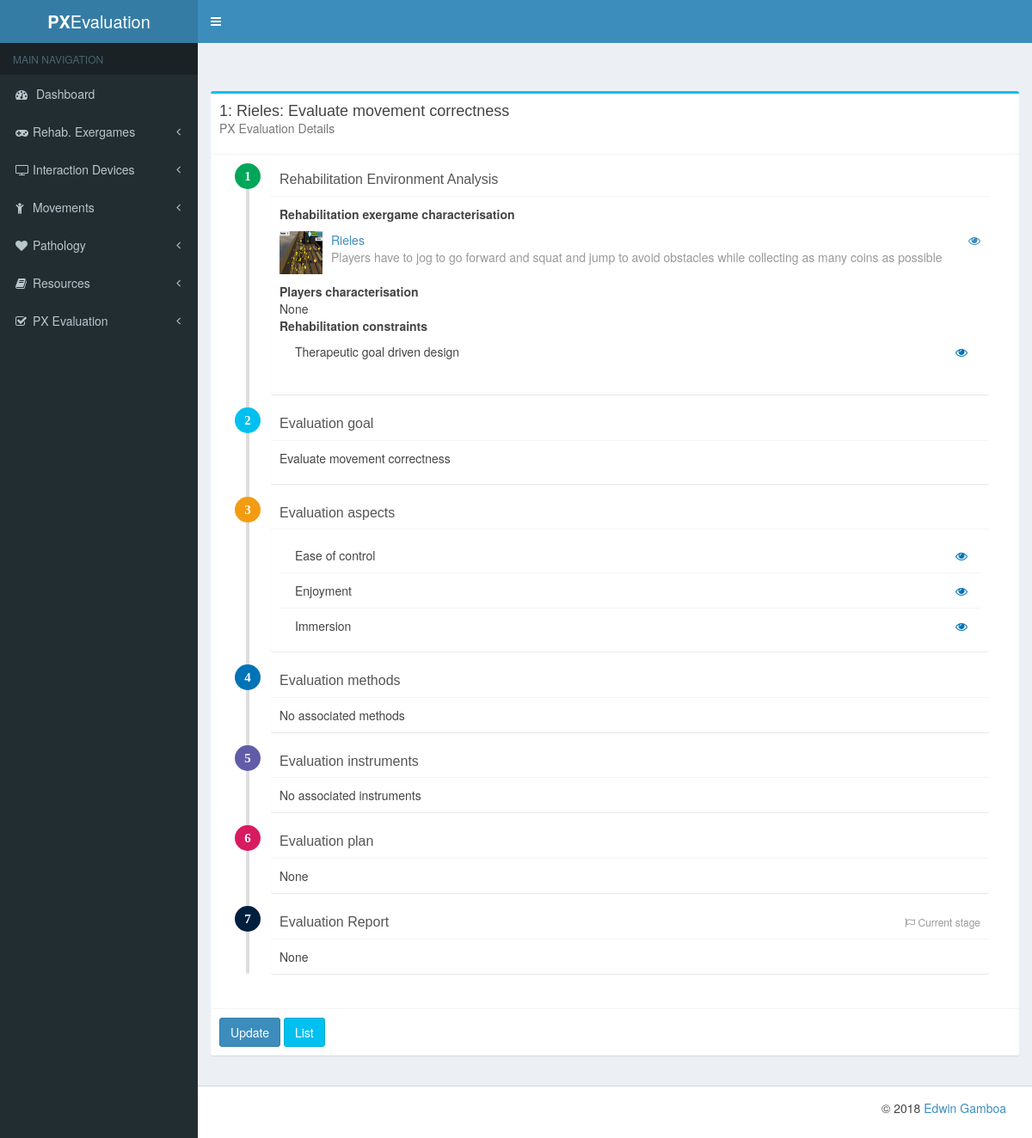
Before: /px_evaluation/px_evaluations/1 with the older database file.
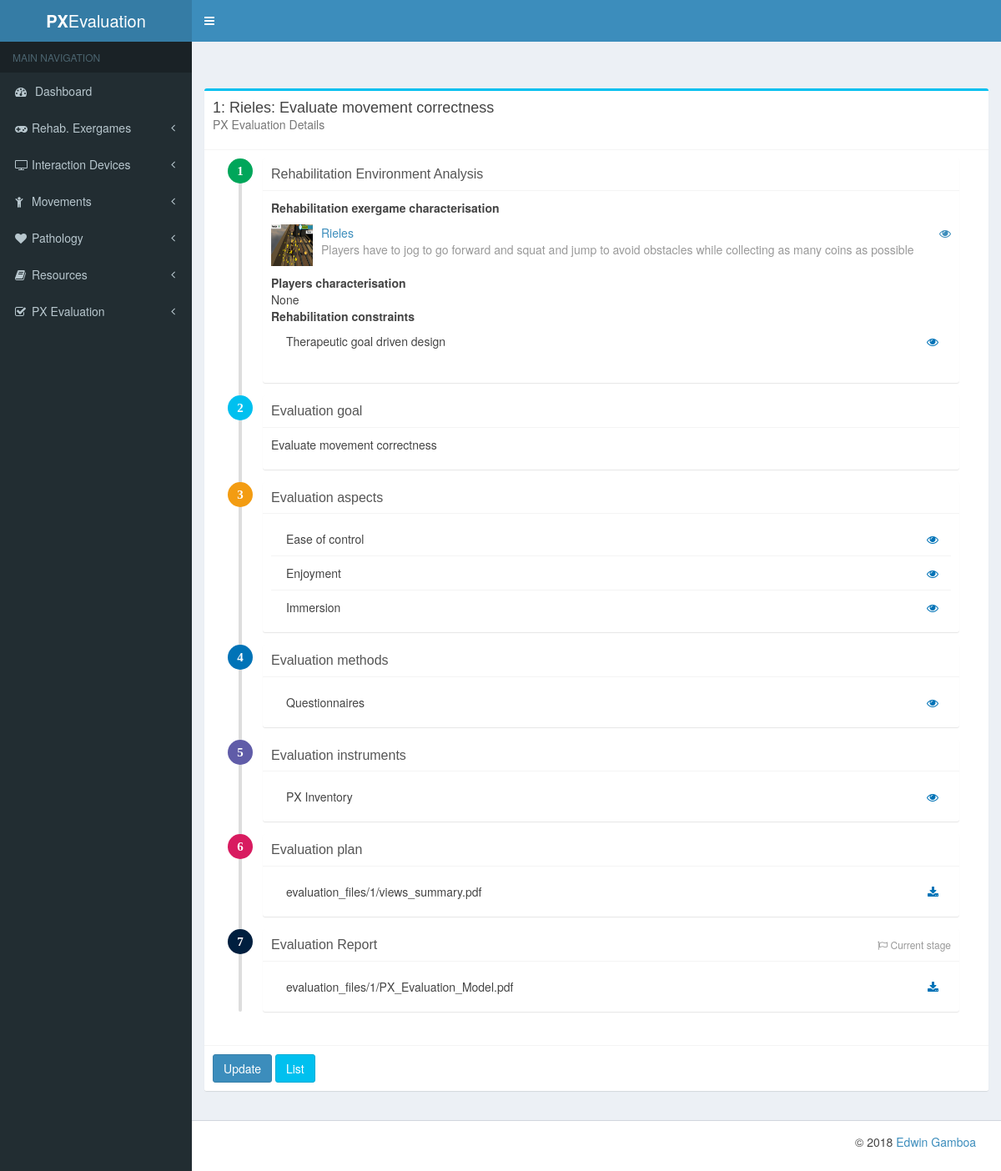
After: the same page with the newer database file.
### rehab_exergames/models.py (models this page shows, shortened)
class Constraint (models.Model):
    name = models.CharField(max_length=140)
    description = models.TextField()
    categories = models.ManyToManyField(ConstraintCategory)
    def __str__(self):
        return self.name

class Game(models.Model):
    name = models.CharField(max_length=140)
    description = models.TextField()
    image = models.ImageField(upload_to=get_image_path, blank=True, null=True)
    status = models.PositiveIntegerField(
        default=Constants.ACTIVE,
        choices=Constants.GAME_STATUS
    )
    input_interaction_devices = models.ManyToManyField(InteractionDevice, related_name="input_devices")
    output_interaction_devices = models.ManyToManyField(InteractionDevice, related_name="output_devices")
    @property
    def image_url(self):
        if self.image:
            return self.image.url
        else:
            return ""
    def __str__(self):
        return self.name

### px_evaluation/models.py (models this page shows)
class Aspect(models.Model):
    name = models.CharField(max_length=140)
    description = models.TextField(blank=True)
    resources = models.ManyToManyField(Resource, blank=True)
    def __str__(self):
        return self.name

class PXEvaluation(models.Model):
    date = models.DateTimeField(auto_now_add=True)
    rehab_exergame_characterisation = models.ForeignKey(RehabilitationExergame, blank=True)
    players_characterisation = models.FileField(blank=True, upload_to=get_evaluation_file_path)
    rehabilitation_constraints = models.ManyToManyField(Constraint, blank=True)
    evaluation_goal = models.TextField()
    evaluation_aspects = models.ManyToManyField(Aspect, blank=True)
    evaluation_methods = models.ManyToManyField(Method, blank=True)
    evaluation_instruments = models.ManyToManyField(Instrument, blank=True)
    evaluation_plan = models.FileField(blank=True, upload_to=get_evaluation_file_path)
    evaluation_report = models.FileField(blank=True, upload_to=get_evaluation_file_path)
    current_stage = models.CharField(
        max_length=20,
        default=Constants.ENV_ANALYSIS,
        choices=Constants.EVALUATION_STAGE,
    )
    def __str__(self):
        return str(self.rehab_exergame_characterisation) + ':\n' + self.evaluation_goal

class Method(models.Model):
    name = models.CharField(max_length=140)
    description = models.TextField(blank=True)
    type = models.ForeignKey(MethodType)
    resources = models.ManyToManyField(Resource, blank=True)
    def __str__(self):
        return self.name

class Instrument(models.Model):
    name = models.CharField(max_length=140)
    description = models.TextField(blank=True)
    aspects = models.ManyToManyField(Aspect, blank=True)
    methods = models.ManyToManyField(Method, blank=True)
    resources = models.ManyToManyField(Resource, blank=True)
    def __str__(self):
        return self.name

### px_evaluation/views.py (the view)
# urls.py: url(r'^px_evaluations/(?P<pk>\d+)$', PXEvaluationDetail.as_view(), name='detail'),
class PXEvaluationDetail(DetailView):
    model = PXEvaluation

### templates/px_evaluation/pxevaluation_detail.html (shortened to what the changed rows need)
{% extends "detail_base.html" %}
{% load staticfiles %}
{% block card_description %}PX Evaluation Details{% endblock %}
{% block card_content %}
<ul class="timeline">
    <li>
        <div class="timeline-item">
            <div class="timeline-body">
                <dl>
                    <dd>
                        <ul class="products-list product-list-in-box">
                            <li class="item">
                                <div class="product-img">
                                    <img src="{{ object.rehab_exergame_characterisation.image_url }}" alt="{{ object.rehab_exergame_characterisation }} rehabilitation exergame image">
                                </div>
                                <div class="product-info">
                                    <a href="{% url 'rehab_exergames:detail' object.rehab_exergame_characterisation.id %}">{{ object.rehab_exergame_characterisation }}
                                        <span class="pull-right"><i class="fa fa-eye"></i></span></a>
                                    <span class="product-description">
                                      {{ object.rehab_exergame_characterisation.description }}
                                    </span>
                                </div>
                            </li>
                        </ul>
                    <dd>
                        <ul class="nav nav-pills nav-stacked">
                            {% for constraint in object.rehabilitation_constraints.all %}
                            <li><a href="{% url 'rehab_exergames:detail_constraint' constraint.id %}">{{ constraint }}<span class="pull-right text-blue"><i class="fa fa-eye"></i></span></a></li>
                            {% empty %}
                            No associated aspects
                            {% endfor %}
                        </ul>
                    </dd>
                </dl>
            </div>
        </div>
    </li>
    <li>
        <div class="timeline-item">
            <div class="timeline-body">
                <p>
                    {% if object.evaluation_goal %}
                    {{ object.evaluation_goal }}
                    {% else %}
                    None
                    {% endif %}
                </p>
            </div>
        </div>
    </li>
    <li>
        <div class="timeline-item">
            <div class="timeline-body">
                <ul class="nav nav-pills nav-stacked">
                    {% for aspect in object.evaluation_aspects.all %}
                    <li><a href="{% url 'px_evaluation:detail_aspects' aspect.id %}">{{ aspect }}<span class="pull-right text-blue"><i class="fa fa-eye"></i></span></a></li>
                    {% empty %}
                    No associated aspects
                    {% endfor %}
                </ul>
            </div>
        </div>
    </li>
    <li>
        <div class="timeline-item">
            <div class="timeline-body">
                <ul class="nav nav-pills nav-stacked">
                    {% for method in object.evaluation_methods.all %}
                    <li><a href="{% url 'px_evaluation:detail_methods' method.id %}">{{ method }}<span class="pull-right text-blue"><i class="fa fa-eye"></i></span></a></li>
                    {% empty %}
                    No associated methods
                    {% endfor %}
                </ul>
            </div>
        </div>
    </li>
    <li>
        <div class="timeline-item">
            <div class="timeline-body">
                <ul class="nav nav-pills nav-stacked">
                    {% for instrument in object.evaluation_instruments.all %}
                    <li><a href="{% url 'px_evaluation:detail_instruments' instrument.id %}">{{ instrument }}<span class="pull-right text-blue"><i class="fa fa-eye"></i></span></a></li>
                    {% empty %}
                    No associated instruments
                    {% endfor %}
                </ul>
            </div>
        </div>
    </li>
    <li>
        <div class="timeline-item">
            <div class="timeline-body">
                <ul class="nav nav-pills nav-stacked">
                    {% if object.evaluation_plan %}
                    <li><a target="_blank" href="{{ object.evaluation_plan.url }}"> {{ object.evaluation_plan.name }}<span class="pull-right text-blue"><i class="fa fa-download"></i></span></a></li>
                    {% else %}
                    None
                    {% endif %}
                </ul>
            </div>
        </div>
    </li>
    <li>
        <div class="timeline-item">
            <div class="timeline-body">
                <ul class="nav nav-pills nav-stacked">
                    {% if object.evaluation_report %}
                    <li><a target="_blank" href="{{ object.evaluation_report.url }}"> {{ object.evaluation_report.name }}<span class="pull-right text-blue"><i class="fa fa-download"></i></span></a></li>
                    {% else %}
                    None
                    {% endif %}
                </ul>
            </div>
        </div>
    </li>
</ul>
{% endblock %}

### templates/detail_base.html (shortened to what this page needs)
{% extends "card_base.html" %}
{% load staticfiles %}
{% block card_title %}{{ object.id }}: {{object}}{% endblock %}
{% block card_color %}box-info{% endblock %}
{% block card_footer %}
<a href="{% block update_url %}{% endblock %}" class="btn btn-primary">Update</a>
<a href="{% block list_url %}{% endblock %}" class="btn btn-info">List</a>
{% endblock %}

Changed rows visible on the page:
changed PXEvaluation "Rieles: Evaluate movement correctness": evaluation_plan.name (not shown) → "evaluation_files/1/views_summary.pdf"; evaluation_report.name (not shown) → "evaluation_files/1/PX_Evaluation_Model.pdf"
now on this page (row unchanged): Method: name "Questionnaires"
now on this page (row unchanged): Instrument: name "PX Inventory"
Other visible differences:
text no longer shown: "No associated methods No associated instruments None None"
